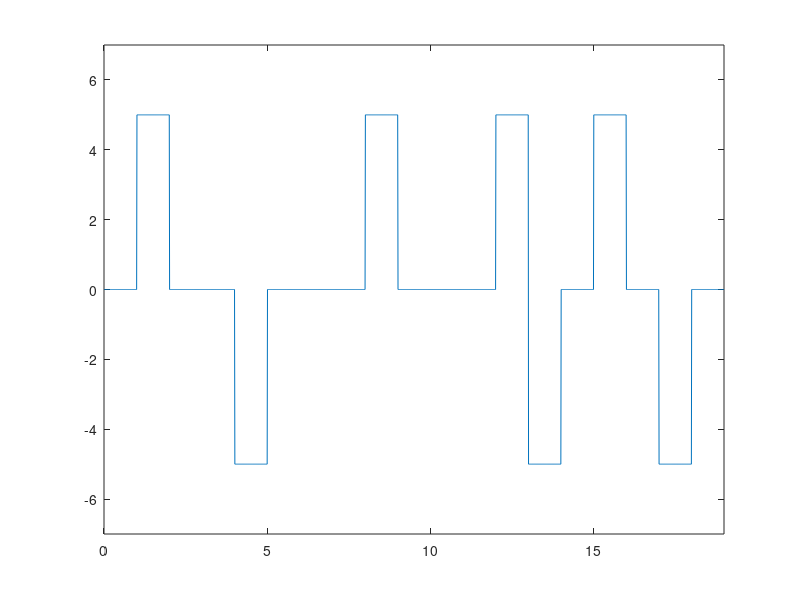

Reproduce this figure in MATLAB.
clear;

bits = [0,1,0,0,1,0,0,0,1,0,0,0,0,1,0,1,0,1,0];

bit_rate=1;
voltage=5;
tmp = voltage;
sign = -1;
mrk = 1;
voltage = sign*voltage;
cn0=0;
cn1=0;
in = 0;

for i = 1:length(bits)
    
    if bits(i) == 0
        cn0 = cn0+1;
    else
        cn1=cn1+1;
        cn0=0;
    end
    
    if cn0>3
        if mod(cn1,2)==0
            y_level(i) = -voltage;
            voltage=y_level(i);
            y_level(i-3) = voltage;
        else
            y_level(i) = voltage;
        end
        cn0=0;
        c1=0;
    elseif bits(i)==0
        y_level(i) = 0;
    else 
        y_level(i) = -voltage;
        voltage=y_level(i);
    end
end

voltage=tmp;
Time=length(bits)/bit_rate; 
frequency = 1000;
time = 0:.01:Time;
x = 1;

for i = 1:length(time)
    y_value(i)= y_level(x);
    if time(i)*bit_rate>=x
        x= x+1;
    end
end
     
plot(time,y_value);
axis([0 Time -voltage-2 voltage+2]);


% demodulation



% demodulation

i=1;
in=1;
tmp=sign;

for j=1:length(time)
  dm(i) = y_value(j)/voltage;
  if time(j)*bit_rate>=i 
      if dm(i)==0
        ans_bits(in)=0;
      else
        ans_bits(in)=1;
        if tmp== dm(i)&&i>3
            ans_bits(in) = 0;
            ans_bits(in-3) = 0;
        end
      end 
      
      if dm(i)~=0
        tmp = dm(i);
      end
      i=i+1;
      in= in+1;
  end
end
 

disp('Demodulation : ')
disp(ans_bits)